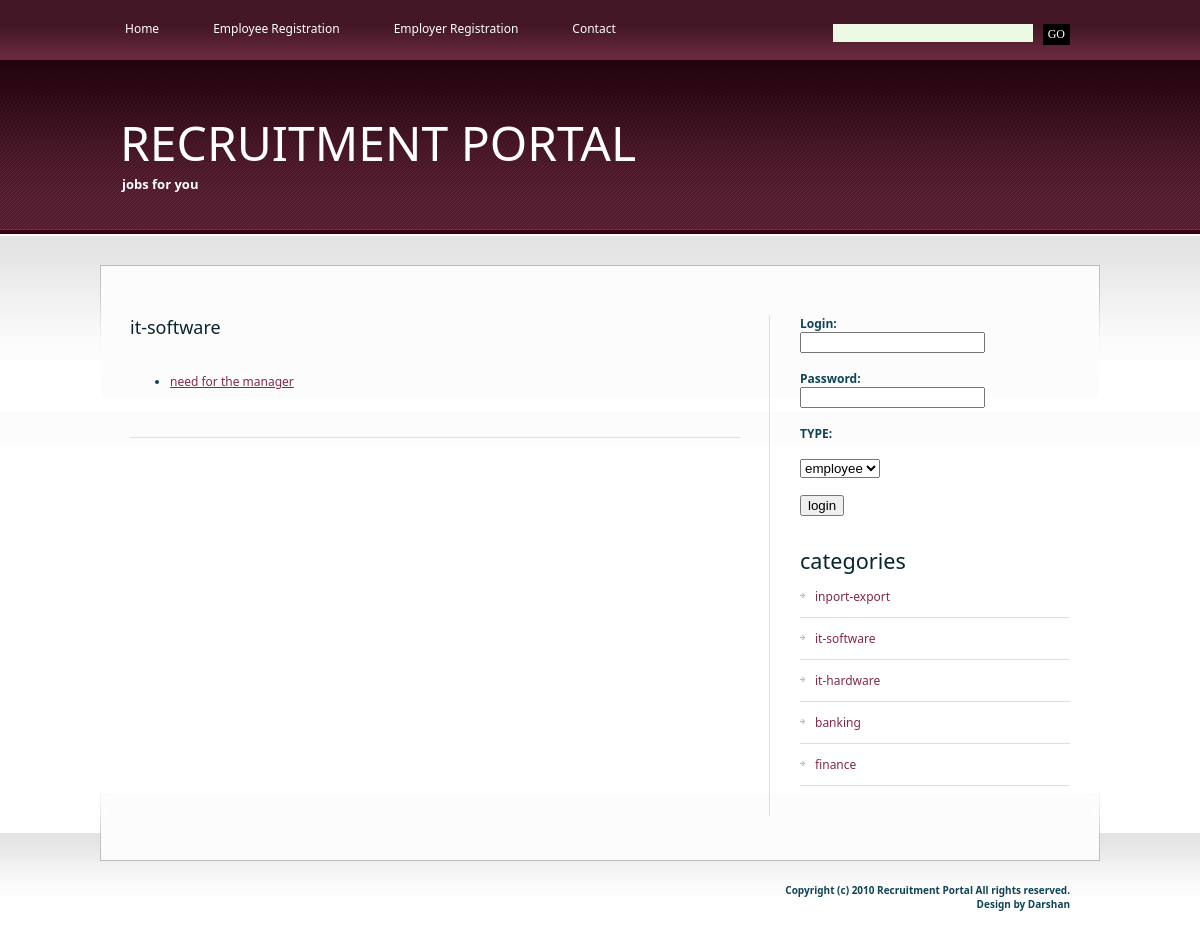
The app's page /jobs_by_category.php?cat=it-software with its own data.
### tables this page shows
CREATE TABLE `jobs` (
  `j_id` int(4) NOT NULL auto_increment,
  `j_category` varchar(40) NOT NULL,
  `j_owner_name` varchar(30) NOT NULL,
  `j_title` varchar(30) NOT NULL,
  `j_hours` float(3,1) NOT NULL,
  `j_salary` int(10) NOT NULL,
  `j_experience` int(3) NOT NULL,
  `j_discription` varchar(300) NOT NULL,
  `j_city` varchar(20) NOT NULL,
  `j_active` int(1) NOT NULL default '1',
  PRIMARY KEY  (`j_id`)
);

CREATE TABLE `categories` (
  `cat_id` int(4) NOT NULL auto_increment,
  `cat_nm` varchar(30) NOT NULL,
  PRIMARY KEY  (`cat_id`)
);

### jobs_by_category.php (the view, shortened to what this page needs)
<?php session_start();
	$link=mysql_connect("localhost","root","") or die("cant connect");
	$q = "select * from jobs where j_category ='".$_GET['cat']."' and j_active=1";
	$res = mysql_query($q,$link) or die("Wrong Query");
?>
<html xmlns="http://www.w3.org/1999/xhtml">
<head>
<?php
include("includes/head.inc.php");
?>
</head>
<body>
<div id="header-wrapper">
	<div id="header">
	<div id="menu">
		<?php
		include("includes/menu.inc.php");
		?>
		</div>
		<div id="search">
		<?php
		include("includes/search.inc.php");
		?>
		</div>
	</div>
</div>
<div id="logo">
	<?php
	include("includes/logo.inc.php");
	?>
	</div>
<div id="wrapper">
	<div id="page">
		<div id="page-bgtop">
			<div id="content">
				<div class="post">
					<h2 class="title"><?php echo $_GET['cat']; ?></h2>
					<p class="meta"></p>
					<div class="entry">
					<ul>
					<?php
						while($row = mysql_fetch_assoc($res))
						{
							echo '
										<li>
										<a href="job_details.php?id='.$row['j_id'].'">'.$row['j_title'].'</a>
								';
						}
					?>
					</ul>
					</div>
				</div>
			</div>
			<div id="sidebar">
			<?php
		include("includes/sidebar.inc.php");
		?>
			</div>
			<div style="clear: both;">&nbsp;</div>
		</div>
	</div>
</div>
<div id="footer-bgcontent">
	<div id="footer">
		<?php
		include("includes/footer.inc.php");
		?>
	</div>
</div>
</body>
</html>

### includes/sidebar.inc.php (shortened to what this page needs)
<ul>
					<li>
					<?php
				if(isset($_SESSION['status']))
				{
					echo '<h2 class="title">Hello '.$_SESSION['unm'].'!</h2>';
				}
				else
				{
					echo'
						<form action="process_login.php" method=POST>
						<b>Login:</b><br> <input type="text" name="unm" >
						<br>
						<br>
						<b>Password:</b><br><input type="password" name="pwd">
						<br>
						<br>
						<b>TYPE:<br><br><select name="cat">
										<option> employee
										<option> employer
										</select>
						<br>
						<br>
						<b><input type="submit" value="login">
						</form>
					';
				}
				?>
					</li>
					<li>
						<h2>categories </h2>
						<ul>
					<?php
						$link=mysql_connect("localhost","root","")or die("can not connect");
						$q="select * from categories";
						$res=mysql_query($q,$link) or die("cant connect");
						while($row=mysql_fetch_assoc($res))
						{
							echo '<li><a href="jobs_by_category.php?cat='.$row['cat_nm'].'">'.$row['cat_nm'].'</a></li>';
						}
					?>
						</ul>
					</li>
				</ul>

### style.css (style rules this page uses)
body { margin: 0px; padding: 0; background: url(images/img01.jpg) repeat-x left top; font-family: Segoe UI; font-size: 12px; color: #0E4456; }
h1, h2, h3 { margin: 0; font-weight: normal; color: #08252E; }
h2 { font-size: 18px; }
p, ul, ol { margin-top: 0; line-height: 220%; text-align: justify; }
a { color: #842946; }
#wrapper { margin: 0px; padding: 30px 0px 0px 0px; }
#header-wrapper { margin: 0px; padding: 0px; }
#header { width: 1000px; height: 60px; margin: 0 auto; }
#menu { float: left; width: 690px; height: 60px; }
#search { float: right; width: 310px; height: 60px; }
#page { width: 1000px; margin: 0 auto; padding: 0px; background: url(images/img04.jpg) no-repeat left bottom; }
#page-bgtop { padding: 50px 30px 0px 30px; background: url(images/img05.jpg) no-repeat left top; }
#logo { width: 1000px; height: 175px; margin: 0 auto; }
#content { float: left; width: 610px; }
.post { margin-bottom: 45px; border-bottom: 1px solid #DFDFDF; }
.post .title { height: 30px; color: #08252E; }
.post .meta { margin-left: 2px; padding: 2px 30px 2px 16px; font-family: Segoe UI font-weight: normal; font-size: 10px; color: #66665E; }
.post .entry { padding: 10px 0 30px 0; }
#sidebar { float: right; width: 300px; font-family: Segoe UI font-size: 12px; border-left: 1px solid #DFDFDF; }
#sidebar ul { margin: 0px 0px 0px 30px; padding: 0; list-style: none; line-height: normal; }
#sidebar li { margin-bottom: 30px; }
#sidebar li ul { margin: 0px; padding: 0px; }
#sidebar li li { margin: 0; padding: 12px 0px 12px 15px; border-bottom: 1px solid #DFDFDF; background: url(images/img09.jpg) no-repeat left 17px; }
#sidebar li li a { font-weight: normal; }
#sidebar h2 { height: 30px; font-size: 1.8em; font-weight: normal; }
#sidebar a { text-align: left; text-decoration: none; font-weight: bold; }
#footer-bgcontent { margin: 0px; padding: 0px; height: 70px; background: url(images/img02.jpg) repeat-x left top; }
#footer { width: 1000px; height: 49px; margin: 0 auto; padding-top: 50px; background: url(images/img03.jpg) no-repeat left top; }

### records on screen
jobs: j_title "need for the manager"
categories: cat_nm "inport-export"
categories: cat_nm "it-software"
categories: cat_nm "it-hardware"
categories: cat_nm "banking"
categories: cat_nm "finance"

### other values on screen
$_GET['cat'] "it-software"
